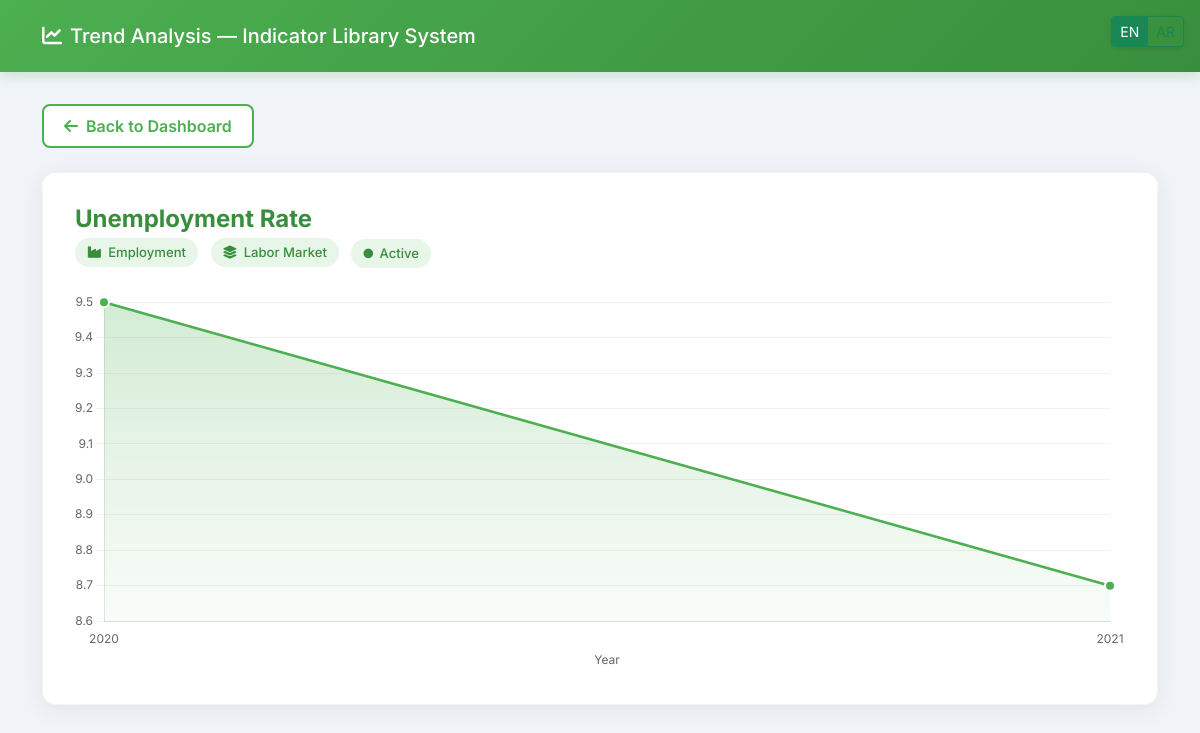
Screenshot of /trends/IND001 with the database file from the repository.
### models.py (models this page shows)
class Indicator(Base):
    __tablename__ = "indicators"
    id = Column(String, primary_key=True, index=True)
    name = Column(Text)
    definition=Column(Text)
    formula=Column(Text, nullable=True)
    owner = Column(Text)
    status = Column(Text)
    version = Column(Float)
    dimension = Column(Text)
    sector = Column(Text)
    type=Column(String(20), default='operational')
    priority=Column(String(20), default='medium')
    created_at = Column(DateTime, server_default=func.now())
    updated_at = Column(DateTime, onupdate=func.now(), server_default=func.now())
    texts = relationship("IndicatorText", back_populates="indicator")

### main.py (the view)
@app.get("/trends/{indicator_id}", response_class=HTMLResponse)
def show_trend(indicator_id: str, request: Request, db: Session = Depends(get_db)):
    indicator = db.query(Indicator).filter(Indicator.id == indicator_id).first()
    if not indicator:
        raise HTTPException(status_code=404, detail="Indicator not found")
    values = (
        db.query(IndicatorValue)
        .filter(IndicatorValue.indicator_id == indicator_id)
        .order_by(IndicatorValue.year)
        .all()
    )
    years = [v.year for v in values]
    data = [float(v.value) if v.value else None for v in values]
    return templates.TemplateResponse("trends.html", {
        "request": request,
        "indicator": indicator,
        "years": years,
        "data": data,
        "lang": get_lang(request),
    })

### templates/trends.html (shortened to what this page needs)
<!DOCTYPE html>
{% set current_lang = request.query_params.get('lang', lang if lang is defined else 'en') if request else (lang if lang is defined else 'en') %}
<html lang="{{ current_lang }}" dir="{{ 'rtl' if current_lang == 'ar' else 'ltr' }}">
<head>
    <link href="https://cdn.jsdelivr.net/npm/bootstrap@5.3.0/dist/css/bootstrap.min.css" rel="stylesheet">
    <link rel="stylesheet" href="https://cdnjs.cloudflare.com/ajax/libs/font-awesome/6.4.0/css/all.min.css">
</head>
<body>
<div class="position-fixed top-0 end-0 p-3" style="z-index: 10;">
    <div class="btn-group btn-group-sm shadow-sm" role="group">
        <a class="btn {% if current_lang == 'en' %}btn-success{% else %}btn-outline-success{% endif %}" href="?lang=en">EN</a>
        <a class="btn {% if current_lang == 'ar' %}btn-success{% else %}btn-outline-success{% endif %}" href="?lang=ar">AR</a>
    </div>
</div>
<div class="page-header">
    <div class="container">
        <h5 class="mb-0 fw-600"><i class="fas fa-chart-line me-2"></i>Trend Analysis — Indicator Library System</h5>
    </div>
</div>
<div class="container">
    <div class="mb-4">
        <a href="/indicator-library/dashboard?lang={{ current_lang }}" class="btn btn-back">
            <i class="fas fa-arrow-left me-2"></i>{{ 'العودة إلى لوحة التحكم' if current_lang == 'ar' else 'Back to Dashboard' }}
        </a>
    </div>
    <div class="chart-card">
        <h4 class="fw-bold mb-1" style="color:#388E3C;">{{ indicator.name }}</h4>
        <div class="indicator-meta mb-4">
            {% if indicator.sector %}
            <span><i class="fas fa-industry"></i> {{ indicator.sector }}</span>
            {% endif %}
            {% if indicator.dimension %}
            <span><i class="fas fa-layer-group"></i> {{ indicator.dimension }}</span>
            {% endif %}
            {% if indicator.status %}
            <span><i class="fas fa-circle" style="font-size:0.6rem;"></i> {{ indicator.status }}</span>
            {% endif %}
        </div>
        <canvas id="trendChart" style="max-height:380px;"></canvas>
    </div>
</div>
<script>
    const ctx = document.getElementById('trendChart').getContext('2d');
    const gradient = ctx.createLinearGradient(0, 0, 0, 380);
    gradient.addColorStop(0, 'rgba(76, 175, 80, 0.25)');
    gradient.addColorStop(1, 'rgba(76, 175, 80, 0)');
    new Chart(ctx, {
        type: 'line',
        data: {
            labels: {{ years | tojson }},
            datasets: [{
                label: '{{ indicator.name }}',
                data: {{ data | tojson }},
                borderColor: '#4CAF50',
                backgroundColor: gradient,
                fill: true,
                tension: 0.4,
                pointRadius: 5,
                pointBackgroundColor: '#4CAF50',
                pointBorderColor: 'white',
                pointBorderWidth: 2,
                pointHoverRadius: 8,
                borderWidth: 2.5
            }]
        },
        options: {
            responsive: true,
            plugins: {
                legend: { display: false },
                tooltip: {
                    mode: 'index',
                    intersect: false,
                    backgroundColor: '#388E3C',
                    titleFont: { family: 'Inter', size: 13 },
                    bodyFont: { family: 'Inter', size: 13 },
                    padding: 12,
                    cornerRadius: 8
                }
            },
            scales: {
                y: {
                    beginAtZero: false,
                    grid: { color: 'rgba(0,0,0,0.05)' },
                    ticks: { font: { family: 'Inter', size: 12 } }
                },
                x: {
                    title: { display: true, text: '{{ 'السنة' if current_lang == 'ar' else 'Year' }}', font: { family: 'Inter', size: 12 } },
                    grid: { display: false },
                    ticks: { font: { family: 'Inter', size: 12 } }
                }
            }
        }
    });
</script>
</body>
</html>

### templates/trends.html (style rules this page uses)
body { background-color: #f0f4f8; font-family: 'Inter', 'Segoe UI', sans-serif; min-height: 100vh; }
.page-header { background: linear-gradient(135deg, #4CAF50 0%, #388E3C 100%); color: white; padding: 1.5rem 0; margin-bottom: 2rem; box-shadow: 0 4px 12px rgba(56,142,60,0.2); }
.chart-card { background: white; border-radius: 14px; padding: 2rem; box-shadow: 0 4px 24px rgba(0,0,0,0.07); border: 1px solid rgba(0,0,0,0.04); }
.indicator-meta span { display: inline-flex; align-items: center; gap: 0.4rem; background: #E8F5E9; color: #388E3C; padding: 0.3rem 0.75rem; border-radius: 20px; font-size: 0.82rem; font-weight: 500; margin-right: 0.5rem; }
.btn-back { background: white; color: #4CAF50; border: 2px solid #4CAF50; border-radius: 8px; font-weight: 600; padding: 0.5rem 1.25rem; transition: all 0.2s; }

### rows the page displays
Indicator: name "Unemployment Rate", sector "Employment", dimension "Labor Market", status "Active"

### other values shown
chart data {{ years | tojson }} [2020, 2021]
chart data {{ data | tojson }} [9.5, 8.7]
chart data {{ 'السنة' if current_lang == 'ar' else 'Year' }} Year
